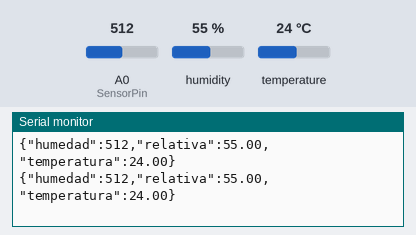
This sketch was run on a simulated Arduino Uno, built with avr-gcc and run on an emulated ATmega328P. Shown: the last lines printed to the serial monitor. The inputs (shaded band) are chosen by the test bench; at power-on: humidity 55 %, A0 (SensorPin) = 512, temperature 24 °C.

Above: at 2.8 s.
2.9 s: humidity set to 22 %
At 4.6 s:
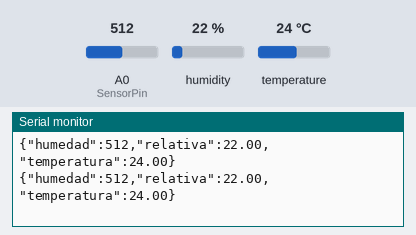
9.1 s: A0 (SensorPin) set to 716
At 10.5 s:
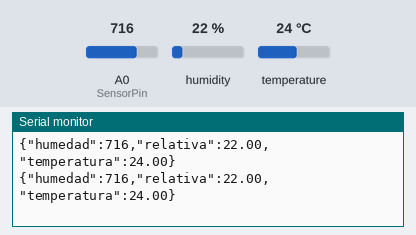
10.6 s: temperature set to 12 °C
At 11.9 s:
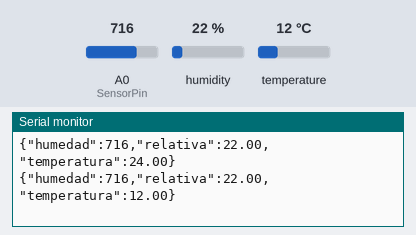
12.1 s: A0 (SensorPin) set to 900
At 13.0 s:
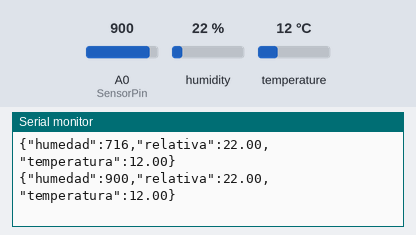
13.6 s: humidity set to 40 %
At 14.6 s:
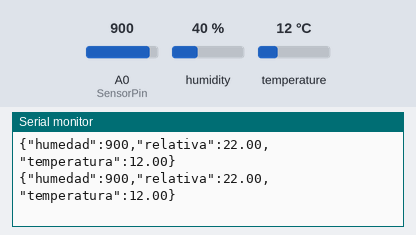
Timing chart, 0 to 16.1 s (numbered marks = the images above; inputs shaded):
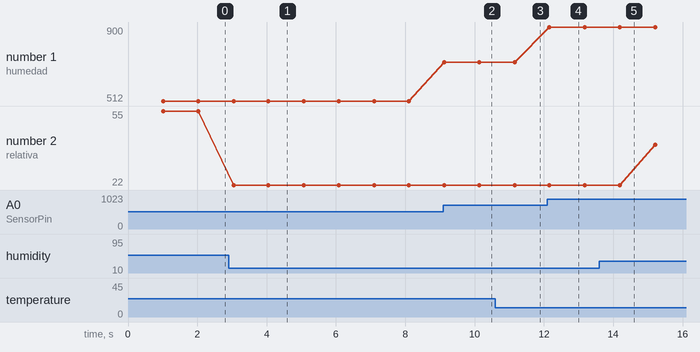

Measured:
- after the input at 2.9 s, the serial monitor: prints a new line after 0.15 s (image 1)
- after the input at 9.1 s, the serial monitor: prints a new line at once (image 2)
- after the input at 10.6 s, the serial monitor: prints a new line after 0.55 s (image 3)
- after the input at 12.1 s, the serial monitor: prints a new line after 0.06 s (image 4)
- plotted number 1: 512 → 716 after the input at 9.1 s, 716 → 900 after the input at 12.1 s
- plotted number 2: 55 → 22 after the input at 2.9 s, 22 → 40 after the input at 13.6 s

The sketch:

humedad_temp.ino
```cpp
// Instalar DHT sensor library by Adafruit
#include <DHT.h>

#define DHTPIN 2
#define DHTTYPE DHT11

DHT dht(DHTPIN, DHTTYPE);

int SensorPin=A0;

void setup() {
  Serial.begin(9600);
  dht.begin();
}

void loop() {
  delay(1000);

  int h = analogRead(SensorPin);
  float r = dht.readHumidity();
  float t = dht.readTemperature();

  if (isnan(h)) {
    Serial.println("Error obteniendo los datos del sensor FC28");
  }

  if (isnan(r) || isnan(t)) {
    Serial.println("Error obteniendo los datos del sensor DHT11");
    return;
  }
  Serial.print("{\"humedad\":");
  Serial.print(h);
  Serial.print(",\"relativa\":");
  Serial.print(r);
  Serial.print(",\"temperatura\":");
  Serial.print(t);
  Serial.println("}");
}
```
